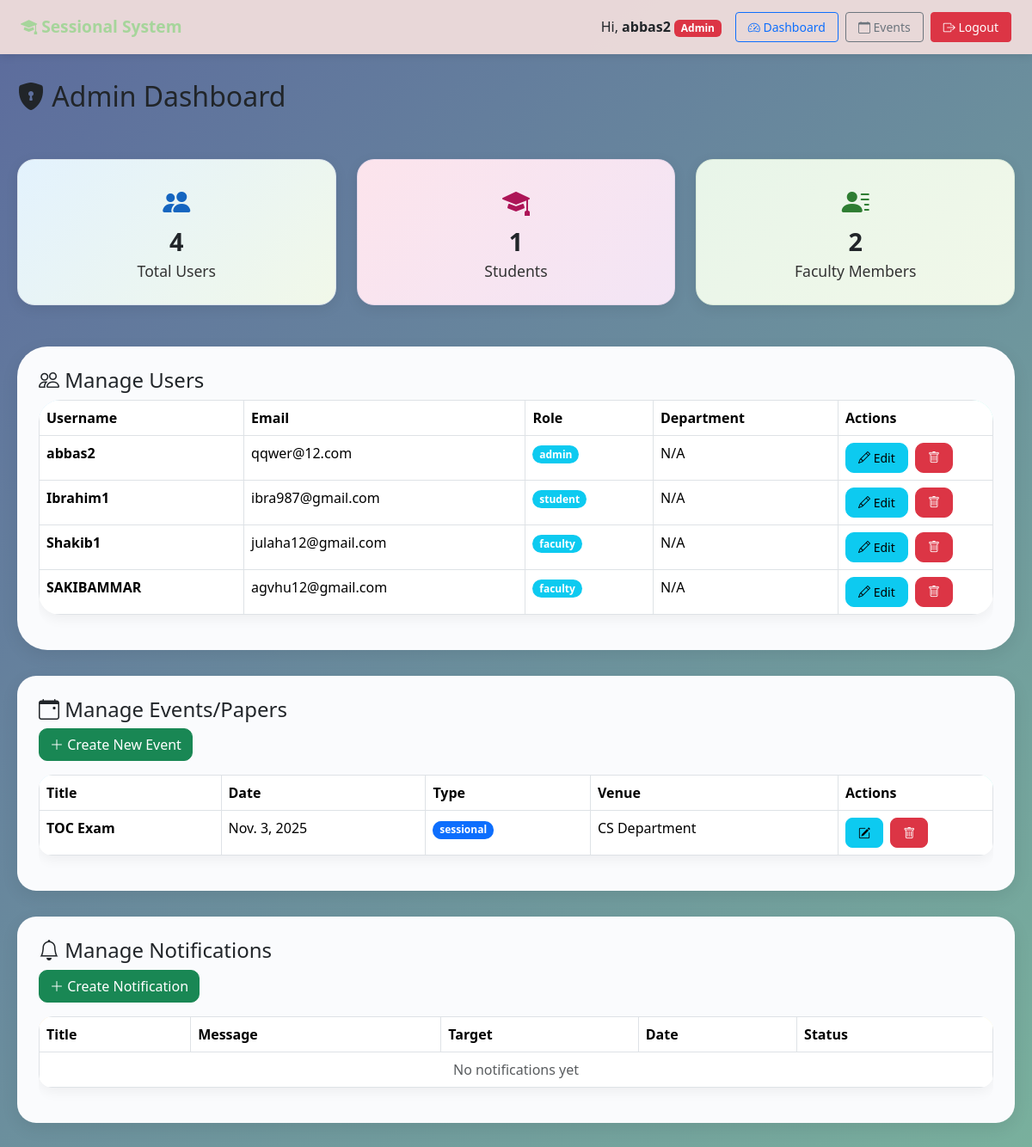
The page /dashboard/ (signed in) on the database its author committed.
### core/models.py (models this page shows, shortened)
class User(AbstractUser):
    ROLE_CHOICES = (
        ('admin', 'Admin'),
        ('faculty', 'Faculty'),
        ('student', 'Student'),
    )
    role = models.CharField(max_length=10, choices=ROLE_CHOICES, default='student')
    phone = models.CharField(max_length=15, blank=True, null=True)
    enrollment_no = models.CharField(max_length=20, blank=True, null=True)
    department = models.CharField(max_length=100, blank=True, null=True)

class Event(models.Model):
    EVENT_TYPE_CHOICES = (
        ('sessional', 'Sessional Exam'),
        ('assignment', 'Assignment'),
        ('project', 'Project'),
        ('quiz', 'Quiz'),
        ('workshop', 'Workshop'),
    )
    title = models.CharField(max_length=200)
    event_type = models.CharField(max_length=200, choices=EVENT_TYPE_CHOICES, default='sessional')
    date = models.DateField()
    time = models.TimeField(blank=True, null=True)
    venue = models.CharField(max_length=200, blank=True)
    description = models.TextField()
    max_marks = models.IntegerField(default=100)
    created_by = models.ForeignKey(User, on_delete=models.CASCADE, related_name='created_events')
    assigned_students = models.ManyToManyField(
        User,
        related_name='assigned_events',
        blank=True,
        limit_choices_to={'role': 'student'}
    )
    created_at = models.DateTimeField(auto_now_add=True)
    updated_at = models.DateTimeField(auto_now=True)
    class Meta:
        ordering = ['-date']

### core/views.py (the view, shortened to what this page needs)
# urls.py: path('dashboard/', views.dashboard, name='dashboard'),
@login_required
def dashboard(request):
    user = request.user
    notifications = Notification.objects.filter(is_active=True)[:5]
    if user.role == 'student':
        marks = SessionalMark.objects.filter(student=user).select_related('event')
        upcoming_events = Event.objects.filter(date__gte=timezone.now().date()).order_by('date')[:5]
        context = {
            'marks': marks,
            'upcoming_events': upcoming_events,
            'notifications': notifications,
            'total_events': marks.count(),
        }
        return render(request, 'student_dashboard.html', context)
    elif user.role == 'admin':
        users = User.objects.all()
        events = Event.objects.all()
        marks = SessionalMark.objects.all()
        context = {
            'users': users,
            'events': events,
            'total_users': users.count(),
            'total_students': users.filter(role='student').count(),
            'total_faculty': users.filter(role='faculty').count(),
            'total_events': events.count(),
            'total_marks': marks.count(),
            'notifications': notifications,
        }
        return render(request, 'admin_dashboard.html', context)
    else:
        messages.error(request, "Invalid role assigned. Contact admin.")
        return redirect('home')

### core/templates/admin_dashboard.html (shortened to what this page needs)
{% extends 'base.html' %}
{% block content %}
<div class="dashboard-card">
  <h2><i class="bi bi-shield-lock-fill"></i> Admin Dashboard</h2>
  <div class="row g-4 mb-5" style="margin-top: 30px;">
    <div class="col-md-4">
      <div class="stat-card" style="
        background: linear-gradient(135deg, #e3f2fd, #f1f8e9);
        border-radius: 20px;
        padding: 25px;
        text-align: center;
        transition: all 0.3s ease;
        box-shadow: 0 4px 15px rgba(0, 0, 0, 0.08);
        border: 1px solid #dce4ec;
      " onmouseover="this.style.transform='translateY(-6px)'; this.style.boxShadow='0 10px 20px rgba(0, 0, 0, 0.15)';"
         onmouseout="this.style.transform='translateY(0)'; this.style.boxShadow='0 4px 15px rgba(0, 0, 0, 0.08)';">
        <i class="bi bi-people-fill" style="font-size: 2rem; color: #1565c0; margin-bottom: 10px;"></i>
        <div class="number" style="font-size: 1.8rem; font-weight: 600;">{{ total_users }}</div>
        <div style="font-size: 1.1rem; color: #333;">Total Users</div>
      </div>
    </div>
    <div class="col-md-4">
      <div class="stat-card" style="
        background: linear-gradient(135deg, #fce4ec, #f3e5f5);
        border-radius: 20px;
        padding: 25px;
        text-align: center;
        transition: all 0.3s ease;
        box-shadow: 0 4px 15px rgba(0, 0, 0, 0.08);
        border: 1px solid #e6d6e9;
      " onmouseover="this.style.transform='translateY(-6px)'; this.style.boxShadow='0 10px 20px rgba(0, 0, 0, 0.15)';"
         onmouseout="this.style.transform='translateY(0)'; this.style.boxShadow='0 4px 15px rgba(0, 0, 0, 0.08)';">
        <i class="bi bi-mortarboard-fill" style="font-size: 2rem; color: #ad1457; margin-bottom: 10px;"></i>
        <div class="number" style="font-size: 1.8rem; font-weight: 600;">{{ total_students }}</div>
        <div style="font-size: 1.1rem; color: #333;">Students</div>
      </div>
    </div>
    <div class="col-md-4">
      <div class="stat-card" style="
        background: linear-gradient(135deg, #e8f5e9, #f1f8e9);
        border-radius: 20px;
        padding: 25px;
        text-align: center;
        transition: all 0.3s ease;
        box-shadow: 0 4px 15px rgba(0, 0, 0, 0.08);
        border: 1px solid #d8e9d8;
      " onmouseover="this.style.transform='translateY(-6px)'; this.style.boxShadow='0 10px 20px rgba(0, 0, 0, 0.15)';"
         onmouseout="this.style.transform='translateY(0)'; this.style.boxShadow='0 4px 15px rgba(0, 0, 0, 0.08)';">
        <i class="bi bi-person-lines-fill" style="font-size: 2rem; color: #2e7d32; margin-bottom: 10px;"></i>
        <div class="number" style="font-size: 1.8rem; font-weight: 600;">{{ total_faculty }}</div>
        <div style="font-size: 1.1rem; color: #333;">Faculty Members</div>
      </div>
    </div>
  </div>
</div>
<div class="table-container" style="
  background: #fafbfd;
  border-radius: 35px;  /* more round */
  padding: 25px;
  margin-top: 30px;
  box-shadow: 0 6px 20px rgba(0,0,0,0.08);
">
  <h4><i class="bi bi-people"></i> Manage Users</h4>
  <div style="overflow-x: auto; border-radius: 25px;">
    <table class="table table-hover table-bordered" style="
      background: #fff;
      border-radius: 25px;   /* more rounded table edges */
      overflow: hidden;
      box-shadow: 0 4px 15px rgba(0,0,0,0.06);
    ">
      <thead style="
        background: linear-gradient(135deg, #b3e5fc 0%, #a7ffeb 100%);
        color: #004d40;
      ">
        <tr>
          <th>Username</th>
          <th>Email</th>
          <th>Role</th>
          <th>Department</th>
          <th style="width:180px;">Actions</th>
        </tr>
      </thead>
      <tbody>
        {% for user_item in users %}
        <tr style="border-radius: 15px;">
          <td><strong>{{ user_item.username }}</strong></td>
          <td>{{ user_item.email }}</td>
          <td><span class="badge bg-info" style="border-radius: 12px;">{{ user_item.role }}</span></td>
          <td>{{ user_item.department|default:"N/A" }}</td>
          <td>
            <a href="{% url 'edit_user' user_item.pk %}" class="btn btn-info btn-sm me-1" style="border-radius: 10px;">
              <i class="bi bi-pencil"></i> Edit
            </a>
            <a href="{% url 'delete_user' user_item.pk %}" class="btn btn-danger btn-sm"
               style="border-radius: 10px;"
               onclick="return confirm('Delete this user?')">
              <i class="bi bi-trash"></i>
            </a>
          </td>
        </tr>
        {% endfor %}
      </tbody>
    </table>
  </div>
</div>
<div class="table-container" style="
  background: #fafbfd;
  border-radius: 22px;   /* slightly rounder container */
  padding: 25px;
  margin-top: 30px;
  box-shadow: 0 6px 20px rgba(0, 0, 0, 0.08);
">
  <h4><i class="bi bi-calendar-event"></i> Manage Events/Papers</h4>
  <a href="{% url 'event_create' %}" class="btn btn-success mb-3" style="border-radius: 10px;">
    <i class="bi bi-plus-lg"></i> Create New Event
  </a>
  <div style="overflow-x: auto; border-radius: 16px;">
    <table class="table table-hover table-bordered" style="
      background: #fff;
      border-radius: 16px;   /* slightly rounded table edges */
      overflow: hidden;
      box-shadow: 0 4px 15px rgba(0, 0, 0, 0.06);
    ">
      <thead style="
        background: linear-gradient(135deg, #b3e5fc 0%, #a7ffeb 100%);
        color: #004d40;
      ">
        <tr>
          <th>Title</th>
          <th>Date</th>
          <th>Type</th>
          <th>Venue</th>
          <th style="width:180px;">Actions</th>
        </tr>
      </thead>
      <tbody>
        {% for event in events %}
        <tr style="border-radius: 12px;">
          <td><strong>{{ event.title }}</strong></td>
          <td>{{ event.date }}</td>
          <td><span class="badge bg-primary" style="border-radius: 10px;">{{ event.event_type }}</span></td>
          <td>{{ event.venue }}</td>
          <td>
            <a href="{% url 'event_edit' event.pk %}" class="btn btn-info btn-sm me-1" style="border-radius: 8px;">
              <i class="bi bi-pencil-square"></i>
            </a>
            <a href="{% url 'event_delete' event.pk %}" class="btn btn-danger btn-sm"
               style="border-radius: 8px;"
               onclick="return confirm('Delete this event?')">
              <i class="bi bi-trash"></i>
            </a>
          </td>
        </tr>
        {% empty %}
        <tr><td colspan="5" class="text-center text-muted">No events yet</td></tr>
        {% endfor %}
      </tbody>
    </table>
  </div>
</div>
<div class="table-container" style="
  background: #fafbfd;
  border-radius: 22px;   /* slightly rounder container */
  padding: 25px;
  margin-top: 30px;
  box-shadow: 0 6px 20px rgba(0, 0, 0, 0.08);
">
  <h4><i class="bi bi-bell"></i> Manage Notifications</h4>
  <a href="{% url 'notification_create' %}" class="btn btn-success mb-3" style="border-radius: 10px;">
    <i class="bi bi-plus-lg"></i> Create Notification
  </a>
  <div style="overflow-x: auto; border-radius: 16px;">
    <table class="table table-hover table-bordered" style="
      background: #fff;
      border-radius: 16px;   /* slightly rounded table edges */
      overflow: hidden;
      box-shadow: 0 4px 15px rgba(0, 0, 0, 0.06);
    ">
      <thead style="
        background: linear-gradient(135deg, #ffe0b2 0%, #fff9c4 100%);
        color: #4e342e;
      ">
        <tr>
          <th>Title</th>
          <th>Message</th>
          <th>Target</th>
          <th>Date</th>
          <th>Status</th>
        </tr>
      </thead>
      <tbody>
        {% for note in notifications %}
        <tr style="height: 55px;">
          <td><strong>{{ note.title }}</strong></td>
          <td>{{ note.message|truncatewords:12 }}</td>
          <td><span class="badge bg-secondary" style="border-radius: 10px;">{{ note.get_target_role_display }}</span></td>
          <td>{{ note.created_at|date:"M d, Y" }}</td>
          <td>
            {% if note.is_active %}
              <span class="badge bg-success" style="border-radius: 10px;">Active</span>
            {% else %}
              <span class="badge bg-secondary" style="border-radius: 10px;">Inactive</span>
            {% endif %}
          </td>
        </tr>
        {% empty %}
        <tr>
          <td colspan="5" class="text-center text-muted">No notifications yet</td>
        </tr>
        {% endfor %}
      </tbody>
    </table>
  </div>
</div>
{% endblock %}

### core/templates/base.html (shortened to what this page needs)
<!DOCTYPE html>
<html lang="en">
<head>
  <link href="https://cdn.jsdelivr.net/npm/bootstrap@5.3.2/dist/css/bootstrap.min.css" rel="stylesheet">
  <link href="https://cdnjs.cloudflare.com/ajax/libs/bootstrap-icons/1.10.5/font/bootstrap-icons.min.css" rel="stylesheet">
</head>
<body>
  <nav class="navbar navbar-expand-lg navbar-light">
    <div class="container-fluid px-4">
      <a class="navbar-brand" href="{% url 'home' %}">
        <i class="bi bi-mortarboard-fill"></i> Sessional System
      </a>
      {% if user.is_authenticated %}
      <div class="d-flex align-items-center gap-2">
        <span class="me-2">Hi, <strong>{{ user.username }}</strong>
          <span class="badge bg-{% if user.role == 'admin' %}danger{% elif user.role == 'faculty' %}info{% else %}primary{% endif %}">
            {{ user.role|title }}
          </span>
        </span>
        <a href="{% url 'dashboard' %}" class="btn btn-sm btn-outline-primary">
          <i class="bi bi-speedometer2"></i> Dashboard
        </a>
        {% if user.role != 'student' %}
        <a href="{% url 'event_list' %}" class="btn btn-sm btn-outline-secondary">
          <i class="bi bi-calendar"></i> Events
        </a>
        {% endif %}
        <a href="{% url 'logout' %}" class="btn btn-sm btn-danger">
          <i class="bi bi-box-arrow-right"></i> Logout
        </a>
      </div>
      {% endif %}
    </div>
  </nav>
  <div class="main-content">
    {% block content %}{% endblock %}
  </div>
</body>
</html>

### core/templates/base.html (style rules this page uses)
* { margin: 0; padding: 0; box-sizing: border-box; }
body { background: linear-gradient(135deg, #5c6b9dff 0%, #79b09dff 100%); min-height: 100vh; font-family: 'Segoe UI', Tahoma, Geneva, Verdana, sans-serif; }
.navbar { background: rgba(235, 218, 218, 0.98); box-shadow: 0 2px 10px rgba(0,0,0,0.1); padding: 12px 0; }
.navbar-brand { font-weight: 700; color: #a6d59bff !important; font-size: 1.2rem; }
.btn-sm { padding: 6px 14px; font-size: 0.875rem; }
.main-content { max-width: 1400px; margin: 0 auto; padding: 30px 20px; }

### rows shown on the page
User: username "abbas2", role "Admin", email "qqwer@12.com", role "admin", department "N/A"
User: username "Ibrahim1", email "ibra987@gmail.com", role "student", department "N/A"
User: username "Shakib1", email "julaha12@gmail.com", role "faculty", department "N/A"
User: username "SAKIBAMMAR", email "agvhu12@gmail.com", role "faculty", department "N/A"
Event: title "TOC Exam", date "Nov. 3, 2025", event_type "sessional", venue "CS Department"

### other values the page prints
{{ total_users }} "4"
{{ total_students }} "1"
{{ total_faculty }} "2"
